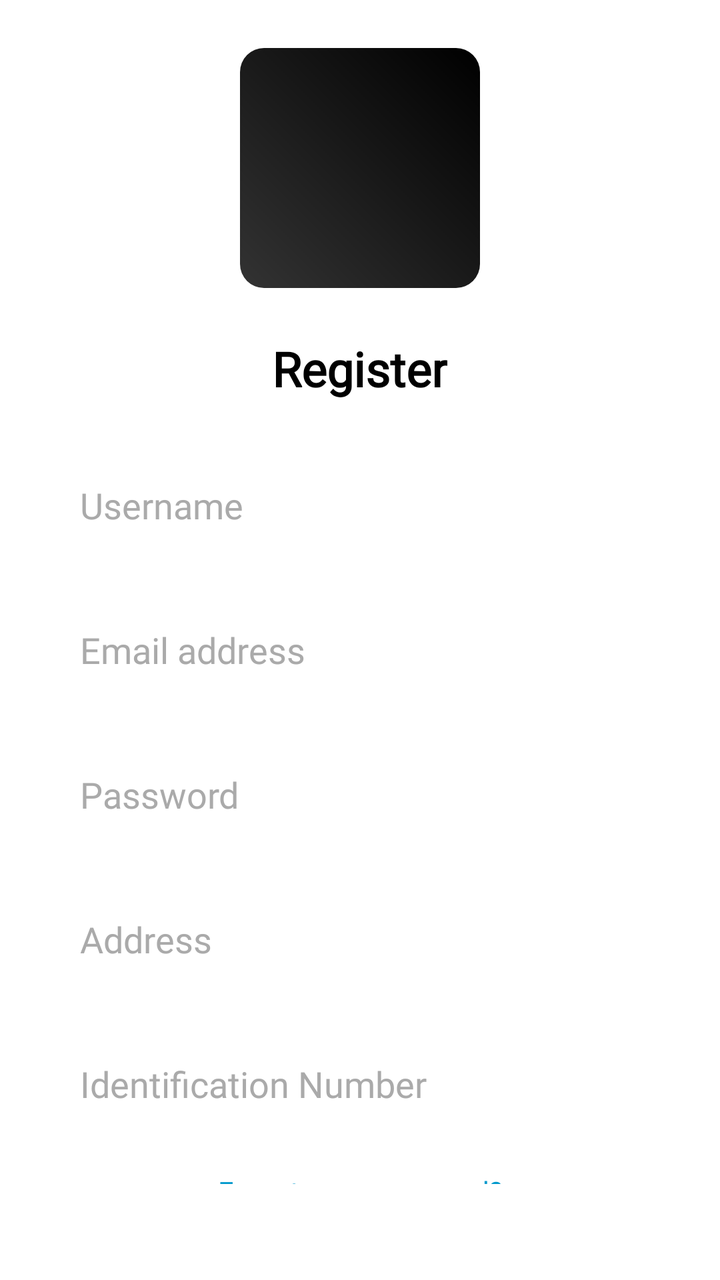
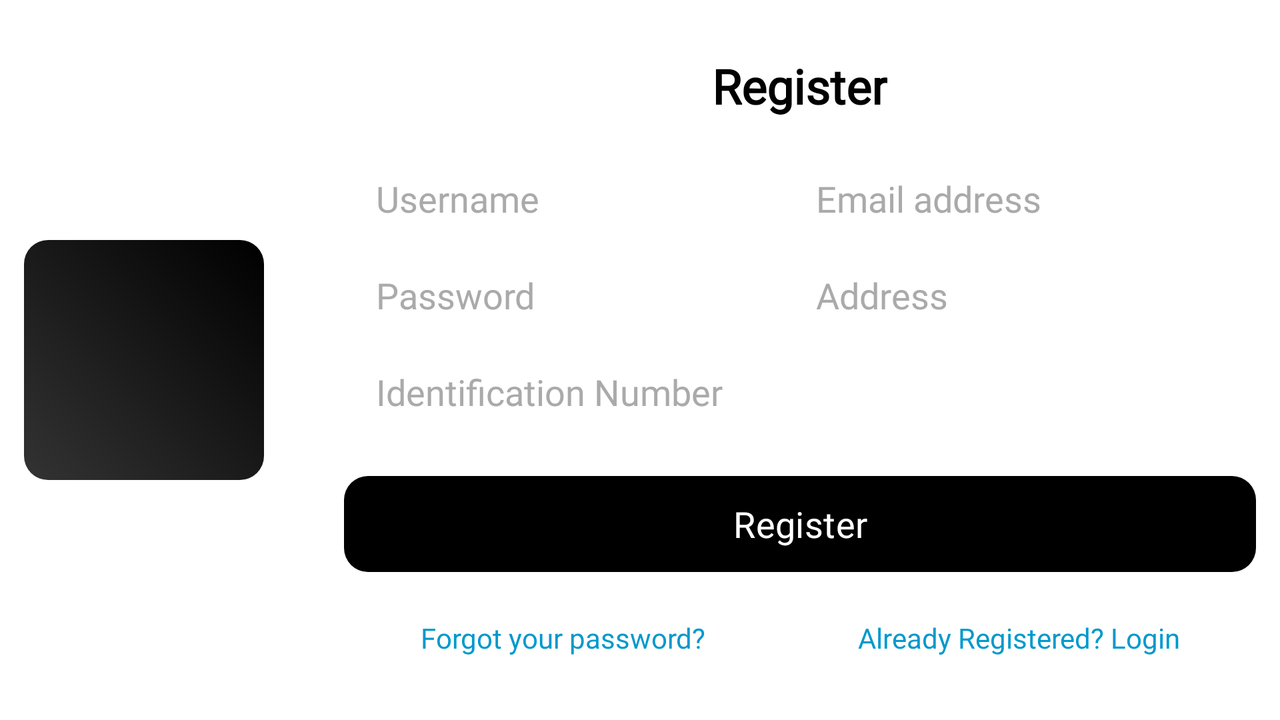

An Android layout and its configuration variant, each rendered on a device that would load it. The default file and the variant file are quoted in full after the pictures.
<!-- AndroidManifest.xml: application theme Theme.FullStore -->
<!-- res/layout/fragment_register.xml -->
<?xml version="1.0" encoding="utf-8"?>
<LinearLayout xmlns:android="http://schemas.android.com/apk/res/android"
    xmlns:app="http://schemas.android.com/apk/res-auto"
    android:id="@+id/RegisterFragment"
    android:layout_width="match_parent"
    android:layout_height="match_parent"
    android:background="@android:color/white"
    android:orientation="vertical"
    android:padding="24dp">


    <FrameLayout
        android:layout_width="120dp"
        android:layout_height="120dp"
        android:layout_gravity="center"
        android:layout_marginBottom="24dp"
        android:elevation="6dp">

        <View
            android:layout_width="match_parent"
            android:layout_height="match_parent"
            android:background="@drawable/btn_background" />

        <ImageView
            android:id="@+id/icon"
            android:layout_width="match_parent"
            android:layout_height="match_parent"
            android:contentDescription="@string/app_icon"
            android:scaleType="centerCrop"
            android:src="@drawable/shoe_new" />
    </FrameLayout>


    <TextView
        android:id="@+id/tv_title"
        android:layout_width="wrap_content"
        android:layout_height="wrap_content"
        android:layout_gravity="center"
        android:layout_marginBottom="24dp"
        android:text="@string/register_title"
        android:textColor="@android:color/black"
        android:textSize="24sp"
        android:textStyle="bold" />


    <EditText
        android:id="@+id/et_username"
        android:layout_width="match_parent"
        android:layout_height="wrap_content"
        android:layout_marginBottom="16dp"
        android:autofillHints="UserName"
        android:background="@drawable/edittext_background"
        android:elevation="2dp"
        android:hint="@string/hint_username"
        android:inputType="text"
        android:padding="16dp"
        android:textColor="@android:color/black"
        android:textColorHint="@android:color/darker_gray" />


    <EditText
        android:id="@+id/et_email"
        android:layout_width="match_parent"
        android:layout_height="wrap_content"
        android:layout_marginBottom="16dp"
        android:autofillHints="Email"
        android:background="@drawable/edittext_background"
        android:elevation="2dp"
        android:hint="@string/hint_email"
        android:inputType="textEmailAddress"
        android:padding="16dp"
        android:textColor="@android:color/black"
        android:textColorHint="@android:color/darker_gray" />


    <EditText
        android:id="@+id/et_password"
        android:layout_width="match_parent"
        android:layout_height="wrap_content"
        android:layout_marginBottom="16dp"
        android:autofillHints="Password"
        android:background="@drawable/edittext_background"
        android:elevation="2dp"
        android:hint="@string/hint_password"
        android:inputType="textPassword"
        android:padding="16dp"
        android:textColor="@android:color/black"
        android:textColorHint="@android:color/darker_gray" />


    <EditText
        android:id="@+id/et_address"
        android:layout_width="match_parent"
        android:layout_height="wrap_content"
        android:layout_marginBottom="16dp"
        android:background="@drawable/edittext_background"
        android:elevation="2dp"
        android:hint="@string/hint_address"
        android:inputType="text"
        android:padding="16dp"
        android:textColor="@android:color/black"
        android:textColorHint="@android:color/darker_gray" />

    <EditText
        android:id="@+id/editTextIdentificationNumber"
        android:layout_width="match_parent"
        android:layout_height="wrap_content"
        android:layout_marginBottom="16dp"
        android:background="@drawable/edittext_background"
        android:elevation="2dp"
        android:hint="@string/identification_number"
        android:inputType="text"
        android:padding="16dp"
        android:textColor="@android:color/black"
        android:textColorHint="@android:color/darker_gray" />


    <TextView
        android:id="@+id/recover_r"
        android:layout_width="wrap_content"
        android:layout_height="wrap_content"
        android:layout_gravity="center"
        android:layout_marginBottom="24dp"
        android:gravity="center"
        android:text="@string/forgot_password"
        android:textColor="@android:color/holo_blue_dark"
        android:textSize="14sp" />


    <TextView
        android:id="@+id/login_r"
        android:layout_width="wrap_content"
        android:layout_height="wrap_content"
        android:layout_gravity="center"
        android:layout_marginBottom="32dp"
        android:gravity="center"
        android:text="@string/already_registered"
        android:textColor="@android:color/holo_blue_dark"
        android:textSize="14sp" />


    <Button
        android:id="@+id/btn_register"
        android:layout_width="match_parent"
        android:layout_height="wrap_content"
        android:layout_marginBottom="24dp"
        android:background="@drawable/btn_background"
        android:elevation="3dp"
        android:padding="16dp"
        android:text="@string/btn_register"
        android:textColor="@android:color/white"
        android:textSize="18sp" />


    <TextView
        android:id="@+id/tv_error"
        android:layout_width="wrap_content"
        android:layout_height="wrap_content"
        android:gravity="center"
        android:textSize="14sp" />

</LinearLayout>
<!-- resources referenced by this layout -->
<resources>
  <!-- drawable btn_background (drawable) -->
  <ripple xmlns:android="http://schemas.android.com/apk/res/android"
      android:color="#01062E">
      <item>
          <shape android:shape="rectangle">
              <gradient
                  android:startColor="#333333"
                  android:endColor="#000000"
                  android:angle="45" />
              <corners android:radius="12dp" />
              <padding
                  android:left="16dp"
                  android:right="16dp"
                  android:top="10dp"
                  android:bottom="10dp"/>
          </shape>
      </item>
  </ripple>
  <string name="already_registered">Already Registered? Login</string>
  <string name="app_icon">App Icon</string>
  <string name="btn_register">Register</string>
  <string name="forgot_password">Forgot your password?</string>
  <string name="hint_address">Address</string>
  <string name="hint_email">Email address</string>
  <string name="hint_password">Password</string>
  <string name="hint_username">Username</string>
  <string name="identification_number">Identification Number</string>
  <string name="register_title">Register</string>
  <style name="Theme.FullStore" parent="Base.Theme.FullStore" />
  <style name="Base.Theme.FullStore" parent="Theme.Material3.DayNight">
          <item name="colorPrimary">@android:color/black</item>
          <item name="windowNoTitle">true</item>
          <item name="android:fontFamily">@font/atkinson</item>
          <item name="windowActionBar">false</item>
      </style>
</resources>
<!-- res/layout-land/fragment_register.xml (the repository's variant of the layout above) -->
<!-- drawn on the phone turned sideways -->
<?xml version="1.0" encoding="utf-8"?>
<LinearLayout xmlns:android="http://schemas.android.com/apk/res/android"
    android:id="@+id/RegisterFragment"
    android:layout_width="match_parent"
    android:layout_height="match_parent"
    android:background="@android:color/white"
    android:baselineAligned="false"
    android:orientation="horizontal"
    android:padding="12dp">

    <FrameLayout
        android:layout_width="120dp"
        android:layout_height="120dp"
        android:layout_gravity="center_vertical"
        android:layout_marginEnd="24dp"
        android:elevation="6dp">

        <View
            android:layout_width="match_parent"
            android:layout_height="match_parent"
            android:background="@drawable/btn_background" />

        <ImageView
            android:id="@+id/icon"
            android:layout_width="match_parent"
            android:layout_height="match_parent"
            android:contentDescription="@string/app_icon"
            android:scaleType="centerCrop"
            android:src="@drawable/shoe_new" />
    </FrameLayout>

    <LinearLayout
        android:layout_width="0dp"
        android:layout_height="match_parent"
        android:layout_marginTop="8dp"
        android:layout_marginBottom="8dp"
        android:layout_weight="1"
        android:gravity="center"
        android:orientation="vertical"
        android:paddingStart="16dp">


        <TextView
            android:id="@+id/tv_title"
            android:layout_width="wrap_content"
            android:layout_height="wrap_content"
            android:layout_gravity="center"
            android:layout_marginBottom="12dp"
            android:text="@string/register_title"
            android:textColor="@android:color/black"
            android:textSize="24sp"
            android:textStyle="bold" />

        <GridLayout
            android:layout_width="match_parent"
            android:layout_height="wrap_content"
            android:layout_marginBottom="6dp"
            android:columnCount="2"
            android:orientation="horizontal"
            android:padding="8dp">

            <EditText
                android:id="@+id/et_username"
                android:layout_width="0dp"
                android:layout_height="wrap_content"
                android:layout_columnWeight="1"
                android:layout_marginEnd="8dp"
                android:layout_marginBottom="8dp"
                android:autofillHints="Username"
                android:background="@drawable/edittext_background"
                android:hint="@string/hint_username"
                android:inputType="text"
                android:padding="8dp"
                android:textColor="@android:color/black"
                android:textColorHint="@android:color/darker_gray" />

            <EditText
                android:id="@+id/et_email"
                android:layout_width="0dp"
                android:layout_height="wrap_content"
                android:layout_columnWeight="1"
                android:layout_marginEnd="8dp"
                android:layout_marginBottom="8dp"
                android:background="@drawable/edittext_background"
                android:hint="@string/hint_email"
                android:inputType="textEmailAddress"
                android:padding="8dp"
                android:textColor="@android:color/black"
                android:textColorHint="@android:color/darker_gray" />

            <EditText
                android:id="@+id/et_password"
                android:layout_width="0dp"
                android:layout_height="wrap_content"
                android:layout_columnWeight="1"
                android:layout_marginEnd="8dp"
                android:layout_marginBottom="8dp"
                android:autofillHints="Password"
                android:background="@drawable/edittext_background"
                android:hint="@string/hint_password"
                android:inputType="textPassword"
                android:padding="8dp"
                android:textColor="@android:color/black"
                android:textColorHint="@android:color/darker_gray" />

            <EditText
                android:id="@+id/et_address"
                android:layout_width="0dp"
                android:layout_height="wrap_content"
                android:layout_columnWeight="1"
                android:layout_marginEnd="8dp"
                android:layout_marginBottom="8dp"
                android:background="@drawable/edittext_background"
                android:hint="@string/hint_address"
                android:inputType="text"
                android:padding="8dp"
                android:textColor="@android:color/black"
                android:textColorHint="@android:color/darker_gray" />

            <EditText
                android:id="@+id/editTextIdentificationNumber"
                android:layout_width="0dp"
                android:layout_height="wrap_content"
                android:layout_columnWeight="1"
                android:layout_marginEnd="8dp"
                android:layout_marginBottom="8dp"
                android:background="@drawable/edittext_background"
                android:hint="@string/identification_number"
                android:inputType="text"
                android:padding="8dp"
                android:textColor="@android:color/black"
                android:textColorHint="@android:color/darker_gray" />

        </GridLayout>

        <Button
            android:id="@+id/btn_register"
            android:layout_width="match_parent"
            android:layout_height="wrap_content"
            android:layout_marginBottom="6dp"
            android:background="@drawable/btn_background"
            android:padding="6dp"
            android:text="@string/btn_register"
            android:textColor="@android:color/white"
            android:textSize="18sp" />

        <TextView
            android:id="@+id/tv_error"
            android:layout_width="wrap_content"
            android:layout_height="wrap_content"
            android:layout_marginTop="0dp"
            android:gravity="center"
            android:textColor="@android:color/holo_red_dark"
            android:textSize="14sp" />


        <LinearLayout
            android:layout_width="match_parent"
            android:layout_height="wrap_content"
            android:orientation="horizontal">

            <TextView
                android:id="@+id/recover_r"
                android:layout_width="wrap_content"
                android:layout_height="wrap_content"
                android:layout_gravity="center"
                android:layout_marginBottom="3dp"
                android:layout_weight="1"
                android:gravity="center"
                android:text="@string/forgot_password"
                android:textColor="@android:color/holo_blue_dark"
                android:textSize="14sp" />

            <TextView
                android:id="@+id/login_r"
                android:layout_width="wrap_content"
                android:layout_height="wrap_content"
                android:layout_gravity="center"
                android:layout_marginBottom="3dp"
                android:layout_weight="1"
                android:gravity="center"
                android:text="@string/already_registered"
                android:textColor="@android:color/holo_blue_dark"
                android:textSize="14sp" />


        </LinearLayout>

    </LinearLayout>

</LinearLayout>
